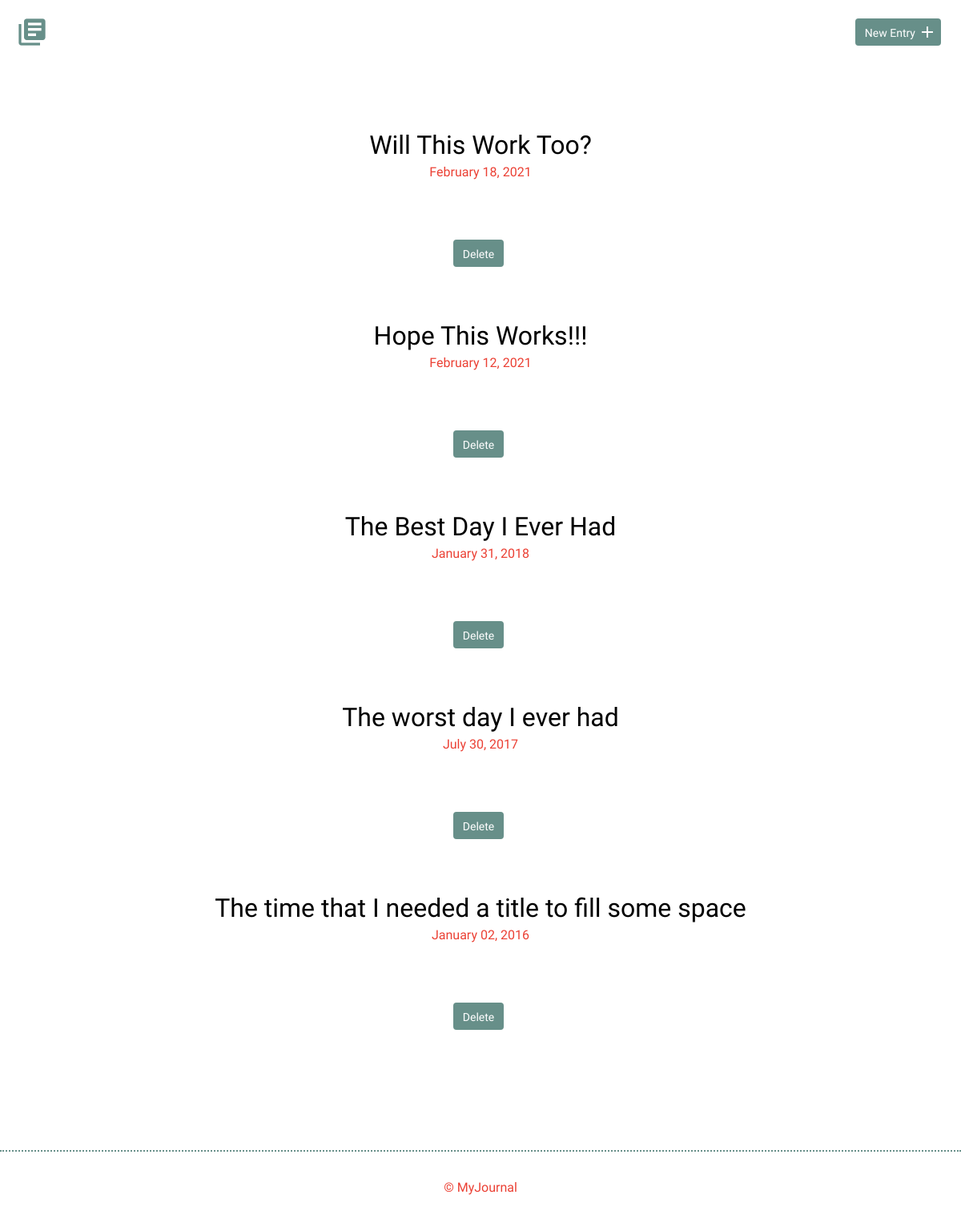
The page / on the database its author committed.
### tables this page shows
CREATE TABLE "entries" (
	"id"	INTEGER,
	"title"	TEXT,
	"date"	TEXT,
	"time_spent"	INTEGER,
	"learned"	BLOB,
	"resources"	BLOB
);

### inc/functions.php (called while the page is built, shortened)
<?php
function get_journal_entries(){
    include ('connection.php');
    try{
        return $db->query("SELECT id, title, date FROM entries ORDER BY date DESC");
    } catch(Exception $e) {
        echo "Error!: ".$e->getMessage();
        return array();
    }
}
?>

### index.php (the view, shortened to what this page needs)
<?php
include('inc/connection.php');
include('inc/header.php');
include('inc/functions.php');
?>
<!DOCTYPE html>
<html>
    <body>
          <section>
              <div class="container">
                  <div class="entry-list">
                          <?php
                           foreach(get_journal_entries() as $item){
                                echo "<article>";
                                echo "<h2><a href='detail.php?id=" . $item["id"] . "'>" . $item["title"] . "</a></h2>";
                                echo "<time datetime=" . $item["date"] . ">" . date('F d, Y', strtotime($item["date"])) . "</time>";
                                echo "<form method='post' action='index.php'>";
                                echo "<input type='submit' class='button delete journal entry' value='Delete' />\n";
                                echo "</form>";
                                echo "</article>";
                            }
                          ?>
                  </div>
              </div>
          </section>
    </body>
  <?php
    include('inc/footer.php');
    ?>
</html>

### inc/header.php (shortened to what this page needs)
<!DOCTYPE html>
<html>
    <head>
        <link rel="stylesheet" href="css/normalize.css">
        <link rel="stylesheet" href="css/site.css">
    </head>
    <body>
        <header>
            <div class="container">
                <div class="site-header">
                    <a class="logo" href="index.php"><i class="material-icons">library_books</i></a>
                    <a class="button icon-right" href="new.php"><span>New Entry</span> <i class="material-icons">add</i></a>
                </div>
            </div>
        </header>
     </body>

### inc/footer.php (shortened to what this page needs)
<!DOCTYPE html>
<html>
    <footer>
        <div>
            &copy; MyJournal
        </div>
    </footer>
</html>

### css/site.css (style rules this page uses)
body { font-size: 16px; color: #eb4034; font-family: 'Cousine', serif; font-weight: 400; }
.container { margin: 0 auto; padding: 0 25px; }
header .site-header { margin: 0 auto; height: 95px; }
header .logo i { color: #678f89; margin: 20px 0 0 -5px; float: left; font-size: 40px; }
header .button { float: right; margin: 33px 0 0 0; }
footer { text-align: center; padding: 35px 0; border-top: 2px dotted #678f89; }
.button { padding: 8px 10px 6px 10px; background: #678f89; border: 2px solid #678f89; border-radius: 4px; text-decoration: none; color: #FFF; position: relative; text-align: center; font-size: 14px; }
.button.icon-right { padding-right: 30px; top: -10px; }
.button.icon-right i { position: absolute; top: 3px; right: 3px; }
h1, h2, h3 { margin: 0; font-weight: 400; line-height: 1em; color: #000; }
h2 { font-size: 32px; }
h2 a { text-decoration: none; color: #000; }
.entry-list, .edit-entry, .new-entry { max-width: 800px; margin: 0 auto; padding: 70px 0 150px 0; }
.entry-list article { margin-bottom: 70px; text-align: center; }
.entry-list article:last-child { margin-bottom: 0; }
.entry-list article h2 { margin-bottom: 8px; }
.entry { max-width: 800px; margin: 75px auto 0 auto; text-align: left; }
input[type=submit] { margin-right: 5px; }

### rows shown on the page
entries: title "Will This Work Too?", date "February 18, 2021"
entries: title "Hope This Works!!!", date "February 12, 2021"
entries: title "The Best Day I Ever Had", date "January 31, 2018"
entries: title "The worst day I ever had", date "July 30, 2017"
entries: title "The time that I needed a title to fill some space", date "January 02, 2016"
